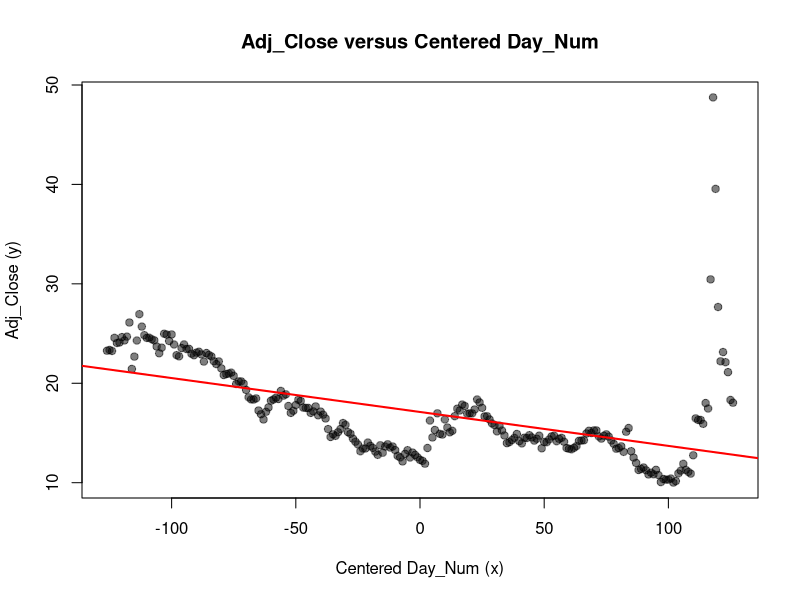

Write the R code that produced this figure.
# Load the GME dataset from the specified path
gme_data <- read.csv("data/GME.csv", header = TRUE, stringsAsFactors = TRUE)

# Center the Day_Num data by subtracting the mean of Day_Num
centered_x <- gme_data$Day_Num - mean(gme_data$Day_Num)

# Plot the Adjusted Close price against the centered Day_Num
plot(centered_x, gme_data$Adj_Close, pch = 19, col = adjustcolor("black", 0.5),
     main = "Adj_Close versus Centered Day_Num", xlab = "Centered Day_Num (x)", ylab = "Adj_Close (y)")

# Extract Adjusted Close into y for easier reference
y <- gme_data$Adj_Close

# Fit a linear model using the centered x values
fit <- lm(y ~ centered_x, data = gme_data)

# Print the summary of the fitted linear model
print(fit)

# Add the fitted regression line to the existing plot
abline(fit, col = "red", lwd = 2)